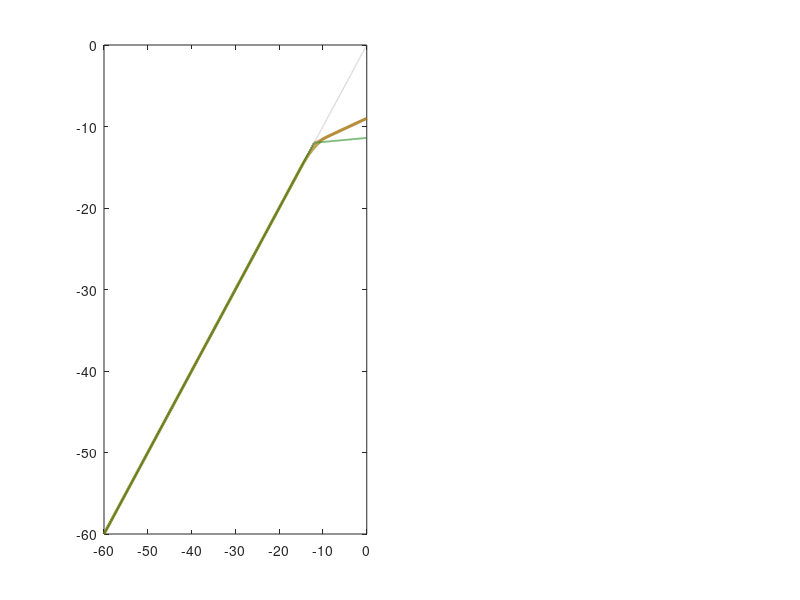

This figure's MATLAB source: (Note: this script raises an error after producing the figure.)
%  G5 — CURVA ESTÁTICA DE COMPRESSÃO (I/O CURVE)

% ---- BLOCO BASE ----
clear; clc; close all;
fs=44100; dur=3.0; N=round(dur*fs); t=(0:N-1)/fs;
n1=round(N/3); n2=round(2*N/3); x=zeros(1,N);
x(1:n1)    = 0.10*sin(2*pi*440*t(1:n1));
x(n1+1:n2) = 0.80*sin(2*pi*440*t(n1+1:n2));
x(n2+1:N)  = 0.30*sin(2*pi*220*t(n2+1:N));
T=-12; R=4; tA=10; tR=100; W=6; M=6;
alphaA=exp(-1/(fs*tA/1000)); alphaR=exp(-1/(fs*tR/1000));
y=zeros(1,N); gainVec=zeros(1,N); yL=0;
for n=1:N
    xG=20*log10(abs(x(n))+1e-9);
    if W>0&&(2*abs(xG-T)<=W); cG=xG+(1/R-1)*(xG-T+W/2)^2/(2*W);
    elseif xG>T+W/2;           cG=T+(xG-T)/R;
    else;                       cG=xG; end
    gainDB=cG-xG;
    if gainDB<yL; yL=alphaA*yL+(1-alphaA)*gainDB;
    else;         yL=alphaR*yL+(1-alphaR)*gainDB; end
    y(n)=x(n)*10^((yL+M)/20); gainVec(n)=yL;
end
xdB=20*log10(abs(x)+1e-9); ydB=20*log10(abs(y)+1e-9);
% ---- FIM BLOCO BASE ----

xG_v = linspace(-60, 0, 4000);
nk   = length(xG_v);
cG_sem  = xG_v;
cG_hard = zeros(1,nk);
cG_soft = zeros(1,nk);
cG_lim  = zeros(1,nk);
R_lim   = 20;
for k=1:nk
    xg=xG_v(k);
    if xg>T; cG_hard(k)=T+(xg-T)/R; else; cG_hard(k)=xg; end
    if W>0&&2*abs(xg-T)<=W; cG_soft(k)=xg+(1/R-1)*(xg-T+W/2)^2/(2*W);
    elseif xg>T+W/2;         cG_soft(k)=T+(xg-T)/R;
    else;                     cG_soft(k)=xg; end
    if xg>T; cG_lim(k)=T+(xg-T)/R_lim; else; cG_lim(k)=xg; end
end
xG_t1=20*log10(0.10); xG_t2=20*log10(0.80); xG_t3=20*log10(0.30);
yG_t1=xG_t1;
yG_t2=T+(xG_t2-T)/R;
if W>0&&2*abs(xG_t3-T)<=W; yG_t3=xG_t3+(1/R-1)*(xG_t3-T+W/2)^2/(2*W);
else; yG_t3=T+(xG_t3-T)/R; end

COR_BG_FIG  = [1.00 1.00 1.00];
COR_BG_AX   = [1.00 1.00 1.00];
COR_SEM     = [0.45 0.45 0.45];
COR_HARD    = [0.80 0.25 0.05];
COR_SOFT    = [0.60 0.45 0.00];
COR_LIM     = [0.10 0.50 0.10];
COR_THRESH  = [0.80 0.10 0.10];
COR_KNEE    = [0.65 0.55 0.00];
COR_TEXTO   = [0.10 0.10 0.10];
COR_EIXO    = [0.20 0.20 0.20];
COR_GRID    = [0.75 0.75 0.75];
COR_PT1     = [0.00 0.35 0.75];
COR_PT2     = [0.85 0.30 0.00];
COR_PT3     = [0.00 0.50 0.10];

figure('Name','G5 — Curva Estática [Dourado]',...
       'NumberTitle','off','Position',[60 60 920 520],...
       'Color',COR_BG_FIG);

ax1 = subplot(1,2,1);
plot(xG_v, cG_sem, ':','Color',COR_SEM,'LineWidth',1.0); hold on;
plot(xG_v, cG_hard,'--','Color',COR_HARD,'LineWidth',1.5);
plot(xG_v, cG_soft,'-','Color',COR_SOFT,'LineWidth',2.2);
plot(xG_v, cG_lim, '-.','Color',COR_LIM,'LineWidth',1.3);
xline(T,'--','Color',COR_THRESH,'LineWidth',1.1,...
      'Label',sprintf('T = %d dB',T),'LabelVerticalAlignment','bottom',...
      'LabelHorizontalAlignment','right','FontSize',8.5);
patch([T-W/2 T+W/2 T+W/2 T-W/2],[-60 -60 0 0],...
      COR_KNEE,'FaceAlpha',0.14,'EdgeColor','none');
text(T,-54,sprintf('Joelho\nW = %d dB',W),...
     'Color',COR_KNEE,'FontSize',8,'HorizontalAlignment','center');
scatter(xG_t1,yG_t1,70,COR_PT1,'filled','MarkerEdgeColor','k');
scatter(xG_t2,yG_t2,70,COR_PT2,'filled','MarkerEdgeColor','k');
scatter(xG_t3,yG_t3,70,COR_PT3,'filled','MarkerEdgeColor','k');
text(xG_t1+1.5,yG_t1+1.5,'T1 (Reg.A)','Color',COR_PT1,'FontSize',8.5);
text(xG_t2+1.5,yG_t2-3.0,'T2 (Reg.C)','Color',COR_PT2,'FontSize',8.5);
text(xG_t3+1.5,yG_t3+1.5,'T3 (Reg.B)','Color',COR_PT3,'FontSize',8.5);
text(-52,-53,'Inclinação = 1','Color',COR_SEM,'FontSize',8,'Rotation',42);
text(-8,-22,sprintf('Inclinação = 1/R\n= 1/%d = %s',R,numvir(1/R,2)),'Color',COR_SOFT,'FontSize',8.5);
title(sprintf('Curva entrada-saída  |  T = %d dBFS  |  R = %d:1  |  W = %d dB',T,R,W),...
      'FontSize',11,'FontWeight','bold','Color',COR_TEXTO);
xlabel('Entrada x_G (dBFS)','FontSize',10,'Color',COR_EIXO);
ylabel('Saída y_G (dBFS)','FontSize',10,'Color',COR_EIXO);
xlim([-60 0]); ylim([-60 0]); grid on; axis square;
lg=legend({'Sem compressão','Hard knee','Soft knee — implementado',sprintf('Limitador R = %d:1',R_lim)},...
          'Location','southeast','FontSize',8.5);
set(lg,'TextColor',COR_TEXTO,'Color',[1.00 1.00 1.00]);
set(ax1,'Color',COR_BG_AX,'XColor',COR_EIXO,'YColor',COR_EIXO,...
        'GridColor',COR_GRID,'GridAlpha',0.6,'FontSize',9,'Box','on');

ax2 = subplot(1,2,2);
xG_zoom = linspace(T-W-4, T+W+4, 1000);
nk2=length(xG_zoom);
cG_h2=zeros(1,nk2); cG_s2=zeros(1,nk2);
for k=1:nk2
    xg=xG_zoom(k);
    if xg>T; cG_h2(k)=T+(xg-T)/R; else; cG_h2(k)=xg; end
    if W>0&&2*abs(xg-T)<=W; cG_s2(k)=xg+(1/R-1)*(xg-T+W/2)^2/(2*W);
    elseif xg>T+W/2;         cG_s2(k)=T+(xg-T)/R;
    else;                     cG_s2(k)=xg; end
end
plot(xG_zoom,xG_zoom,':','Color',COR_SEM,'LineWidth',1.0); hold on;
plot(xG_zoom,cG_h2,'--','Color',COR_HARD,'LineWidth',1.8);
plot(xG_zoom,cG_s2,'-','Color',COR_SOFT,'LineWidth',2.5);
xline(T-W/2,':','Color',COR_KNEE,'LineWidth',1.0,...
      'Label',sprintf('T - W/2 = %d',T-W/2),...
      'LabelHorizontalAlignment','right','FontSize',8.5);
xline(T+W/2,':','Color',COR_KNEE,'LineWidth',1.0,...
      'Label',sprintf('T + W/2 = %d',T+W/2),...
      'LabelHorizontalAlignment','right','FontSize',8.5);
xline(T,'--','Color',COR_THRESH,'LineWidth',1.1,...
      'Label',sprintf('T = %d',T),'LabelVerticalAlignment','bottom',...
      'LabelHorizontalAlignment','right','FontSize',8.5);
patch([T-W/2 T+W/2 T+W/2 T-W/2],...
      [T-W/2-2 T-W/2-2 T+W/2+2 T+W/2+2],...
      COR_KNEE,'FaceAlpha',0.16,'EdgeColor','none');
scatter(xG_t3,yG_t3,80,COR_PT3,'filled','MarkerEdgeColor','k');
text(xG_t3+0.3,yG_t3-0.8,sprintf('T3 = (%s; %s)',numvir(xG_t3,1),numvir(yG_t3,1)),...
     'Color',COR_PT3,'FontSize',8.5);
title(sprintf('Zoom: Zona do Joelho  [%d; %d] dBFS',T-W/2,T+W/2),...
      'FontSize',11,'FontWeight','bold','Color',COR_TEXTO);
xlabel('Entrada x_G (dBFS)','FontSize',10,'Color',COR_EIXO);
ylabel('Saída y_G (dBFS)','FontSize',10,'Color',COR_EIXO);
xlim([T-W-4, T+W+4]); ylim([T-W-4, T+W+4]);
grid on; axis square;
set(ax2,'Color',COR_BG_AX,'XColor',COR_EIXO,'YColor',COR_EIXO,...
        'GridColor',COR_GRID,'GridAlpha',0.6,'FontSize',9,'Box','on');

sgtitle('G5 — Curva Estática de Compressão  |  Reproduz a Figura 1 de Giannoulis, Massberg e Reiss (2012)',...
        'FontSize',11,'FontWeight','bold','Color',COR_TEXTO,...
        'BackgroundColor',COR_BG_FIG);

virgula([ax1 ax2]);

fprintf('G5 gerado.\n');

% A barra de ferramentas flutuante dos eixos era capturada pelo
% exportgraphics e impressa dentro do PNG (aviso "Exported image
% displays axes toolbar"). Desligada em TODOS os eixos da figura,
% inclusive nos paineis de texto, logo antes da exportacao.
try
    for a_ = findall(gcf,'Type','axes').'
        a_.Toolbar = [];
        disableDefaultInteractivity(a_);
    end
catch
end

set(gcf,'Color','w','InvertHardcopy','off');
exportgraphics(gcf,'fig_g5_curva_estatica.png','Resolution',300,'BackgroundColor','white');
fprintf('  salvo em fig_g5_curva_estatica.png\n');
